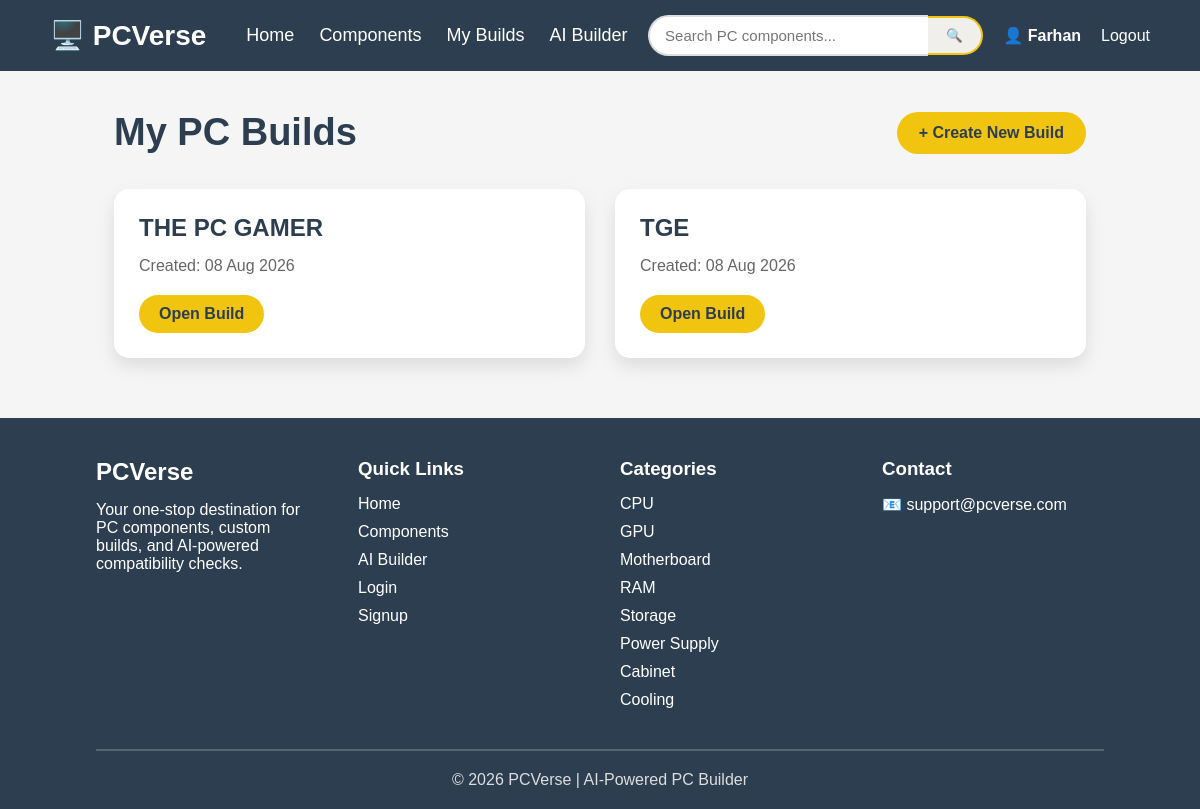
Before: /my-builds (signed in) with the older database file.
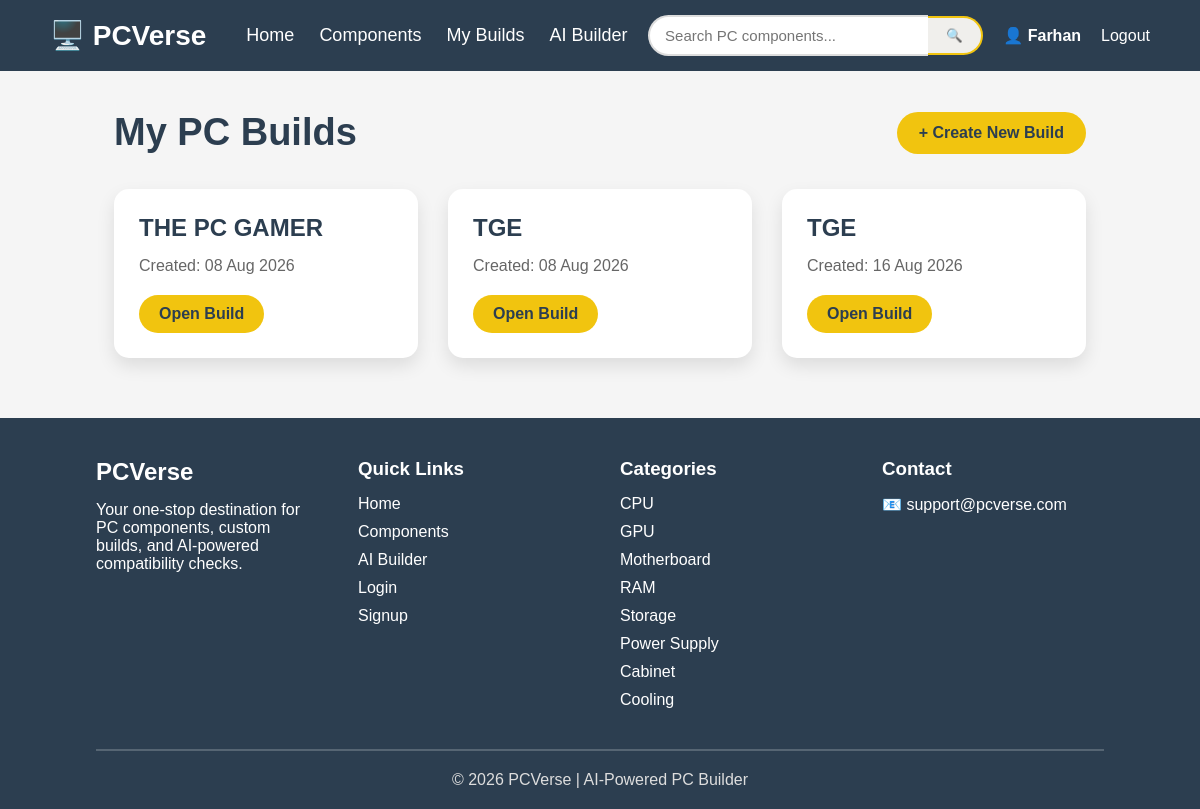
After: the same page with the newer database file.
### app/models.py (models this page shows, shortened)
class User(UserMixin, db.Model):
    id = db.Column(db.Integer, primary_key=True)
    username = db.Column(db.String(20), unique=True, nullable=False)
    email = db.Column(db.String(120), unique=True, nullable=False)
    password = db.Column(db.String(255), nullable=False)
    builds = db.relationship("Build", backref="user", lazy=True, cascade="all, delete-orphan")

class Build(db.Model):
    id = db.Column(db.Integer, primary_key = True)
    name = db.Column(db.String(100), nullable = False)
    created_at = db.Column(db.DateTime, default = db.func.current_timestamp())
    user_id = db.Column(db.Integer, db.ForeignKey("user.id"), nullable = False)
    items = db.relationship("BuildItem", backref = "build", lazy = True, cascade = "all, delete-orphan")

### app/routes.py (the view)
@main.route("/my-builds")
@login_required
def my_builds():
    builds = Build.query.filter_by(
        user_id=current_user.id
    ).all()
    return render_template(
        "my_build.html",
        builds=builds
    )

### app/models.py (called while the page is built)
@login_manager.user_loader
def load_user(user_id):
    return db.session.get(User, int(user_id))

### app/templates/my_build.html
{% extends "layout.html" %}
{% block content %}
<div class="builds-container">
    <div class="build-header">
        <h1>My PC Builds</h1>
        <a href="{{ url_for('main.create_build') }}" class="create-build-btn">
            + Create New Build
        </a>
    </div>
    {% if builds %}
    <div class="build-grid">
        {% for build in builds %}
        <div class="build-card">
            <h2>{{ build.name }}</h2>
            <p>
                Created: {{ build.created_at.strftime("%d %b %Y") }}
            </p>
            <a href="{{ url_for('main.build', build_id=build.id) }}" class="view-btn">
                Open Build
            </a>
        </div>
        {% endfor %}
    </div>
    {% else %}
    <div class="empty-build">
        <h2>No Builds Yet</h2>
        <p>Create Your First Custom PC Build!</p>
    </div>
    {% endif %}
</div>
{% endblock %}

### app/templates/layout.html (shortened to what this page needs)
<!DOCTYPE html>
<html lang="en">
<head>
    <link rel="stylesheet" href="{{ url_for('static', filename='style.css') }}">
</head>
<body>
    <nav class="navbar">
        <div class="nav-left">
            <div class="logo">
                <a href="{{ url_for('main.home') }}">🖥️ PCVerse</a>
            </div>
            <div class="nav-center">
                <a href="{{ url_for('main.home') }}">Home</a>
                <a href="{{ url_for('main.products') }}">Components</a>
                {% if current_user.is_authenticated %}
                    <a href="{{ url_for('main.my_builds') }}">My Builds</a>
                {% endif %}
                <a href="#">AI Builder</a>
            </div>
        </div>
        <div class="search-box">
            <form action="{{ url_for('main.products') }}" method="GET">
                <input type="text" name="search" placeholder="Search PC components...">
                <button type="submit">🔍</button>
            </form>
        </div>
        <div class="nav-right">
            {% if current_user.is_authenticated %}
            <span>👤 {{ current_user.username }}</span>
            <a href="{{ url_for('auth.logout') }}">
                Logout
            </a>
            {% endif %}
        </div>
    </nav>
    <div class="container">
        {% block content %}
        {% endblock content %}
    </div>
    {% if request.endpoint not in ['auth.login', 'auth.signup'] %}
    <footer class="footer">
        <div class="footer-container">
            <div class="footer-section">
                <h2>PCVerse</h2>
                <p>
                    Your one-stop destination for PC components, custom builds, and AI-powered compatibility checks.
                </p>
            </div>
            <div class="footer-section">
                <h3>Quick Links</h3>
                <a href="{{ url_for('main.home') }}">Home</a>
                <a href="{{ url_for('main.products') }}">Components</a>
                <a href="#">AI Builder</a>
                <a href="{{ url_for('auth.login') }}">Login</a>
                <a href="{{ url_for('auth.signup') }}">Signup</a>
            </div>
            <div class="footer-section">
                <h3>Categories</h3>
                <p>CPU</p>
                <p>GPU</p>
                <p>Motherboard</p>
                <p>RAM</p>
                <p>Storage</p>
                <p>Power Supply</p>
                <p>Cabinet</p>
                <p>Cooling</p>
            </div>
            <div class="footer-section">
                <h3>Contact</h3>
                <p>📧 support@pcverse.com</p>
            </div>
        </div>
        <hr>
        <p class="copyright">
            © 2026 PCVerse | AI-Powered PC Builder
        </p>
    </footer>
    {% endif %}
</body>
</html>

### app/static/style.css (style rules this page uses)
* { margin: 0; padding: 0; box-sizing: border-box; }
html { scroll-behavior: smooth; }
body { font-family: Arial, Helvetica, sans-serif; background: #f5f5f5; }
.container { width: 90%; margin: 30px auto 0; }
.navbar { display: flex; justify-content: space-between; align-items: center; padding: 15px 50px; background: #2c3e50; }
.nav-left { display: flex; align-items: center; gap: 40px; }
.logo a { color: #fff; text-decoration: none; font-size: 28px; font-weight: bold; }
.nav-center { display: flex; gap: 25px; }
.nav-center a { color: #fff; text-decoration: none; font-size: 18px; font-weight: 500; transition: .3s; }
.nav-right { display: flex; align-items: center; gap: 20px; }
.nav-right a { color: #fff; text-decoration: none; transition: .3s; }
.nav-right span { color: #fff; font-weight: bold; }
.search-box form { display: flex; align-items: center; }
.search-box input { width: 280px; padding: 10px 15px; border: 2px solid #ddd; border-right: none; border-radius: 30px 0 0 30px; outline: none; font-size: 15px; }
.search-box button { padding: 10px 18px; border: 2px solid #f1c40f; border-left: none; border-radius: 0 30px 30px 0; background: #f0efec; color: #2c3e50; cursor: pointer; transition: .3s; }
.view-btn { display: inline-block; padding: 10px 20px; border-radius: 30px; background: #f1c40f; color: #2c3e50; text-decoration: none; font-weight: bold; transition: .3s; }
.footer { margin-top: 60px; padding: 40px 8% 20px; background: #2c3e50; color: #fff; }
.footer-container { display: grid; grid-template-columns: repeat(auto-fit, minmax(220px, 1fr)); gap: 40px; }
.footer-section h2, .footer-section h3 { margin-bottom: 15px; }
.footer-section a { display: block; margin-bottom: 10px; color: #fff; text-decoration: none; transition: .3s; }
.footer-section p { margin-bottom: 10px; }
.footer hr { margin: 30px 0 20px; border: 1px solid rgba(255, 255, 255, .2); }
.copyright { text-align: center; color: #ddd; }
.builds-container { width: 90%; margin: 40px auto; }
.build-header { display: flex; justify-content: space-between; align-items: center; margin-bottom: 35px; }
.build-header h1 { color: #2c3e50; font-size: 38px; }
.create-build-btn { padding: 12px 22px; border-radius: 30px; background: #f1c40f; color: #2c3e50; text-decoration: none; font-weight: bold; transition: .3s; }
.build-grid { display: grid; grid-template-columns: repeat(auto-fit, minmax(300px, 1fr)); gap: 30px; }
.build-card { padding: 25px; border-radius: 15px; background: #fff; box-shadow: 0 8px 18px rgba(0, 0, 0, .1); transition: .3s; }
.build-card h2 { margin-bottom: 15px; color: #2c3e50; }
.build-card p { margin-bottom: 20px; color: #666; }

Changed rows visible on the page:
added Build: name "TGE", created_at "16 Aug 2026"
